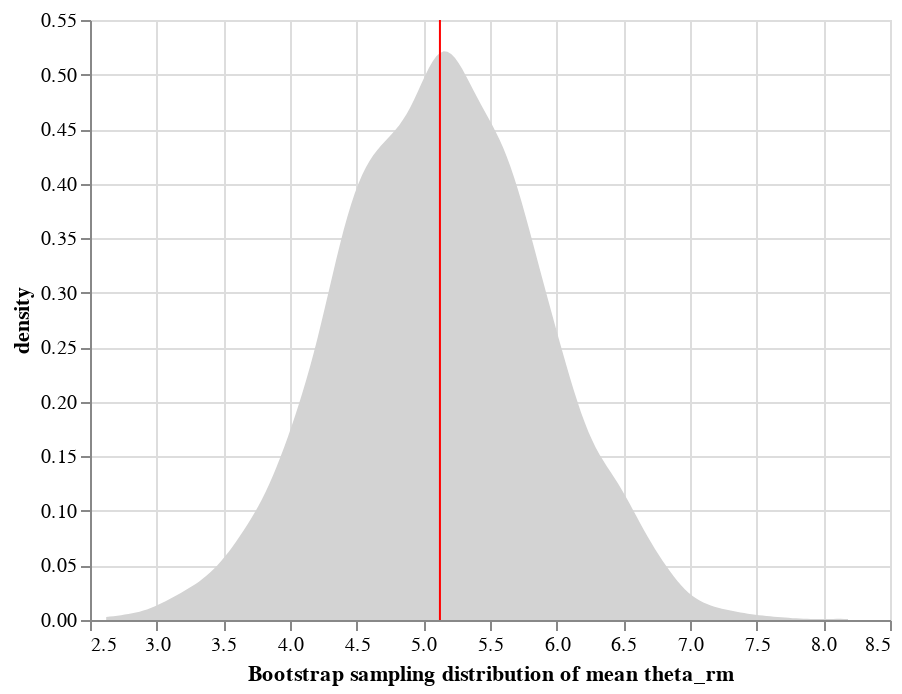

Notebook code cell kept with this figure:
### Markdown cell above
### Question 2.3.2 Visualizing the bootstrap sampling distribution of theta_RM (5 points)

Visualize the bootstrap sampling distribution ($\tilde{\theta}_{RM}$ = `bootstrap_theta_rm`) as a *density plot*, marking the mean with a vertical rule, as we did for the sampling distribution at the end of Part 1:

### Code cell
# YOUR CODE HERE
#Make density plot of theta_rm mean values derived above by bootstraping random samples 5000 times: 

#Convert Theta rm into dataframe:
df_theta = pd.DataFrame(data = {"theta_rm": bootstrap_theta_rm})


#Build density plot of mean theta_rm: 
density_thetarm = alt.Chart(df_theta).transform_density(
    as_ = ['theta_rm', 'density'],
    density = 'theta_rm').mark_area(color = 'lightgrey').encode(
    x = alt.X('theta_rm', axis = alt.Axis(title='Bootstrap sampling distribution of mean theta_rm')),
    y = alt.Y('density:Q'))

#Plot mean of the density_thetarm distribution from above: 
density_thetarm_mean = alt.Chart(df_theta).mark_rule(color = 'red').encode(x = 'mean(theta_rm)')

#So, Density Chart of bootstrap theta_rm with mean would look like this: 

chart = density_thetarm+density_thetarm_mean#+theta_rm_model#+ density_thetarm#+theta_rm_model

chart
#raise NotImplementedError()

### Figure 1 — Vega-Lite specification as saved in the notebook (floating-point values rounded to 4 significant figures; data arrays with more than 128 entries replaced by an {"elided": "..."} marker saying what was removed)
{"config": {"view": {"continuousWidth": 400, "continuousHeight": 300}}, "layer": [{"mark": {"type": "area", "color": "lightgrey"}, "encoding": {"x": {"axis": {"title": "Bootstrap sampling distribution of mean theta_rm"}, "field": "theta_rm", "type": "quantitative"}, "y": {"field": "density", "type": "quantitative"}}, "transform": [{"density": "theta_rm", "as": ["theta_rm", "density"]}]}, {"mark": {"type": "rule", "color": "red"}, "encoding": {"x": {"aggregate": "mean", "field": "theta_rm", "type": "quantitative"}}}], "data": {"name": "data-332ea4e9bd5d235e3b48b75af2ec6294"}, "$schema": "https://vega.github.io/schema/vega-lite/v4.17.0.json", "datasets": {"data-332ea4e9bd5d235e3b48b75af2ec6294": {"elided": "5000 records"}}}
